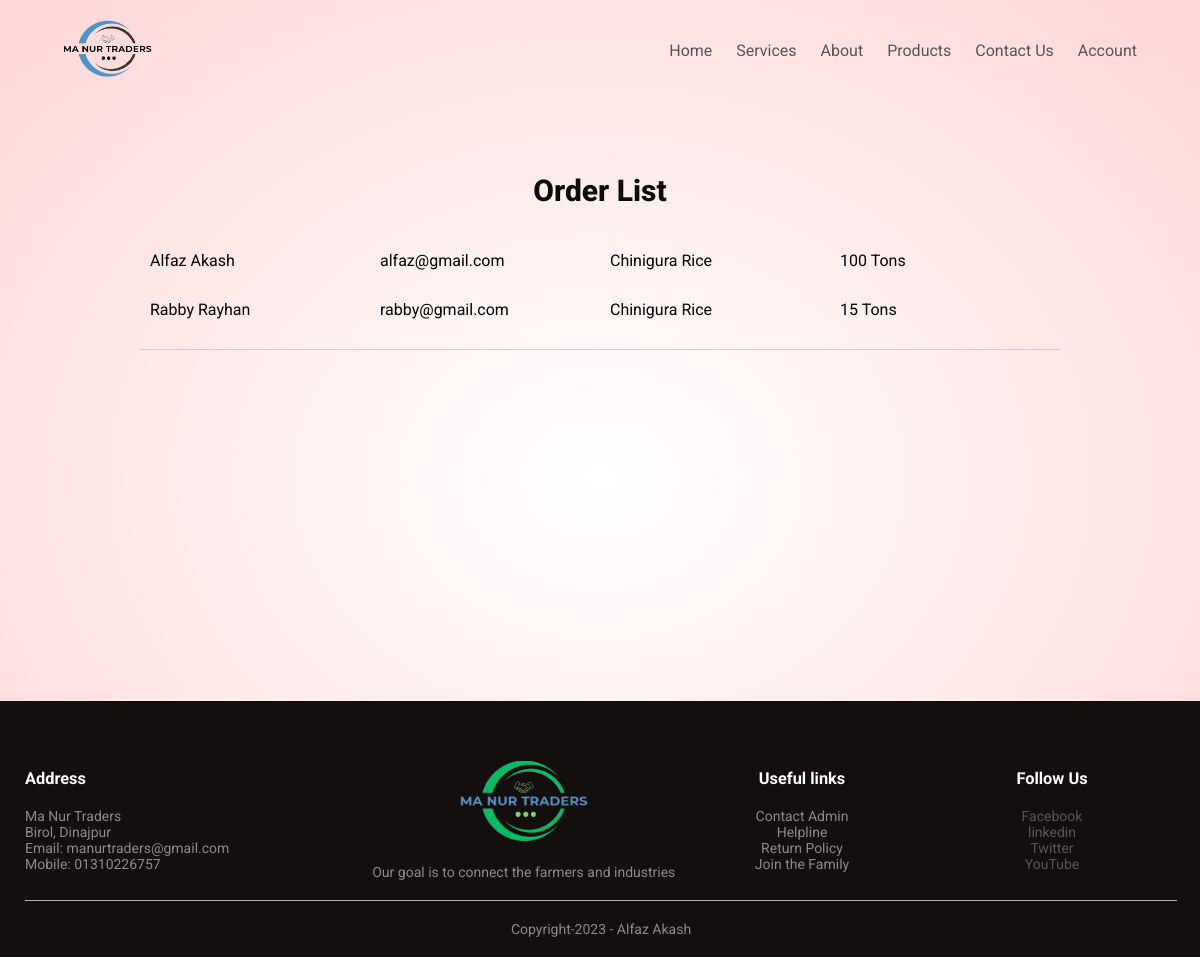
/CSE479/order_list.php, run on the app's committed database.
### tables this page shows
CREATE TABLE `product_inquiry` (
  `id` int(11) NOT NULL,
  `userId` int(11) DEFAULT NULL,
  `productId` int(11) DEFAULT NULL,
  `message` text DEFAULT NULL,
  `quantity` int(11) DEFAULT 0
);

CREATE TABLE `users` (
  `userId` int(11) NOT NULL,
  `username` varchar(255) NOT NULL,
  `fullName` varchar(255) NOT NULL,
  `password` varchar(255) NOT NULL,
  `email` varchar(255) NOT NULL,
  `profilePicturePath` varchar(255) DEFAULT NULL,
  `userType` enum('admin','customer','staff') NOT NULL DEFAULT 'customer',
  `activeStatus` tinyint(1) NOT NULL DEFAULT 0
);

CREATE TABLE `products` (
  `id` int(11) NOT NULL,
  `product_name` varchar(255) NOT NULL,
  `price` decimal(10,2) NOT NULL,
  `description` text NOT NULL,
  `photo_path` varchar(255) NOT NULL,
  `season` varchar(50) NOT NULL,
  `created_at` timestamp NOT NULL DEFAULT current_timestamp(),
  `updated_at` timestamp NOT NULL DEFAULT current_timestamp() ON UPDATE current_timestamp()
);

### CSE479/order_list.php (the view, shortened to what this page needs)
<!DOCTYPE html>
<html lang="en">
  <head>
    <link rel="stylesheet" href="style.css" />
  </head>
  <body>
    <div class="header">
      <div class="container">
        <div class="navbar">
          <div class="logo">
            <img src="images/logo1.png" width="125px" />
          </div>
          <?php
          include('navbar.php');
          ?>
        </div>
      </div>
    </div>
    <div class="admin-container">
      <form method="POST">
        <p>Order List</p>
        <?php
        include 'db-connection.php';
        $sql = "SELECT product_inquiry.id, users.fullName AS customer_name, users.email AS customer_email, products.product_name, product_inquiry.quantity
        FROM product_inquiry
        JOIN users ON product_inquiry.userId = users.userId
        JOIN products ON product_inquiry.productId = products.id";
        $result = $conn->query($sql);
        if ($result->num_rows > 0) {
          while ($row = $result->fetch_assoc()) {
            ?>
            <div class="admin-row">
              <div class="col">
                <?php echo htmlspecialchars($row['customer_name']); ?>
              </div>
              <div class="col">
                <?php echo htmlspecialchars($row['customer_email']); ?>
              </div>
              <div class="col">
                <?php echo htmlspecialchars($row['product_name']); ?>
              </div>
              <div class="col">
                <?php echo htmlspecialchars($row['quantity']); ?> Tons
              </div>
            </div>
            <?php
          }
        } else {
          echo "No orders found.";
        }
        ?>
      </form>
      <hr />
    </div>
    <div class="footer">
      <div class="container">
        <div class="row">
          <div class="footer-col-1">
            <h3>Address</h3>
            <p>
              Ma Nur Traders <br />
              Birol, Dinajpur <br />
              Email: manurtraders@gmail.com <br />
              Mobile: 01310226757
            </p>
          </div>
          <div class="footer-col-2">
            <img src="images/logo.png" alt="" />
            <p>Our goal is to connect the farmers and industries</p>
          </div>
          <div class="footer-col-3">
            <h3>Useful links</h3>
            <ul>
              <li>Contact Admin</li>
              <li>Helpline</li>
              <li>Return Policy</li>
              <li>Join the Family</li>
            </ul>
          </div>
          <div class="footer-col-4">
            <div class="social_media">
              <h3>Follow Us</h3>
              <ul>
                <li><a href="">Facebook</a></li>
                <li><a href="">linkedin</a></li>
                <li><a href="">Twitter</a></li>
                <li><a href="">YouTube</a></li>
              </ul>
            </div>
          </div>
        </div>
        <hr />
        <p class="copyright">Copyright-2023 - Alfaz Akash</p>
      </div>
    </div>
  </body>
</html>

### CSE479/style.css (style rules this page uses)
* { margin: 0; padding: 0; box-sizing: border-box; }
body { font-family: 'Kaushan Script', cursive; font-family: 'Poppins', sans-serif; font-family: 'Roboto', sans-serif; background: radial-gradient(#fff, #ffd6d6); }
.navbar { display: flex; align-items: center; padding: 20px; }
a { text-decoration: none; color: #555; }
p { color: #555; }
.container { max-width: 1300px; margin: auto; padding-left: 25px; padding-right: 23px; }
.row { display: flex; align-items: center; flex-wrap: wrap; justify-content: space-around; }
.footer { background: #130f0f; color: #8a8a88; font-size: 14px; padding: 40px 0 20px; }
.footer p { color: #8a8a88; }
.footer h3 { color: #fff; margin-bottom: 20px; }
.footer-col-1, .footer-col-2, .footer-col-3, .footer-col-4 { min-width: 250px; margin-top: 20px; }
.footer-col-1 { flex-basis: 30%; }
.footer-col-2 { flex: 1; text-align: center; }
.footer-col-2 img { width: 180px; margin-bottom: 20px; }
.footer-col-3, .footer-col-4 { flex-basis: 12%; text-align: center; }
ul { list-style-type: none; }
.footer hr { border: none; background: #b5b5bb; height: 1px; margin: 20px 0; }
.copyright { text-align: center; }
.admin-container { width: 80%; margin: 20px auto; padding: 20px; min-height: 70dvh; }
.admin-container p { text-align: center; height: 100px; display: flex; justify-content: center; align-items: center; font-size: 30px; font-weight: 800; color: #0c0c0c; }
.admin-row { display: flex; justify-content: space-between; align-items: center; margin-bottom: 10px; }
.col { flex: 1; padding: 10px; }
hr { border: none; border-top: 1px solid #ccc; margin: 20px 0; }
form { width: 100%; }

### data on the page
product_inquiry: userId.fullName "Alfaz Akash", userId.email "alfaz@gmail.com", productId.product_name "Chinigura Rice", quantity "100"
product_inquiry: userId.fullName "Rabby Rayhan", userId.email "rabby@gmail.com", productId.product_name "Chinigura Rice", quantity "15"
